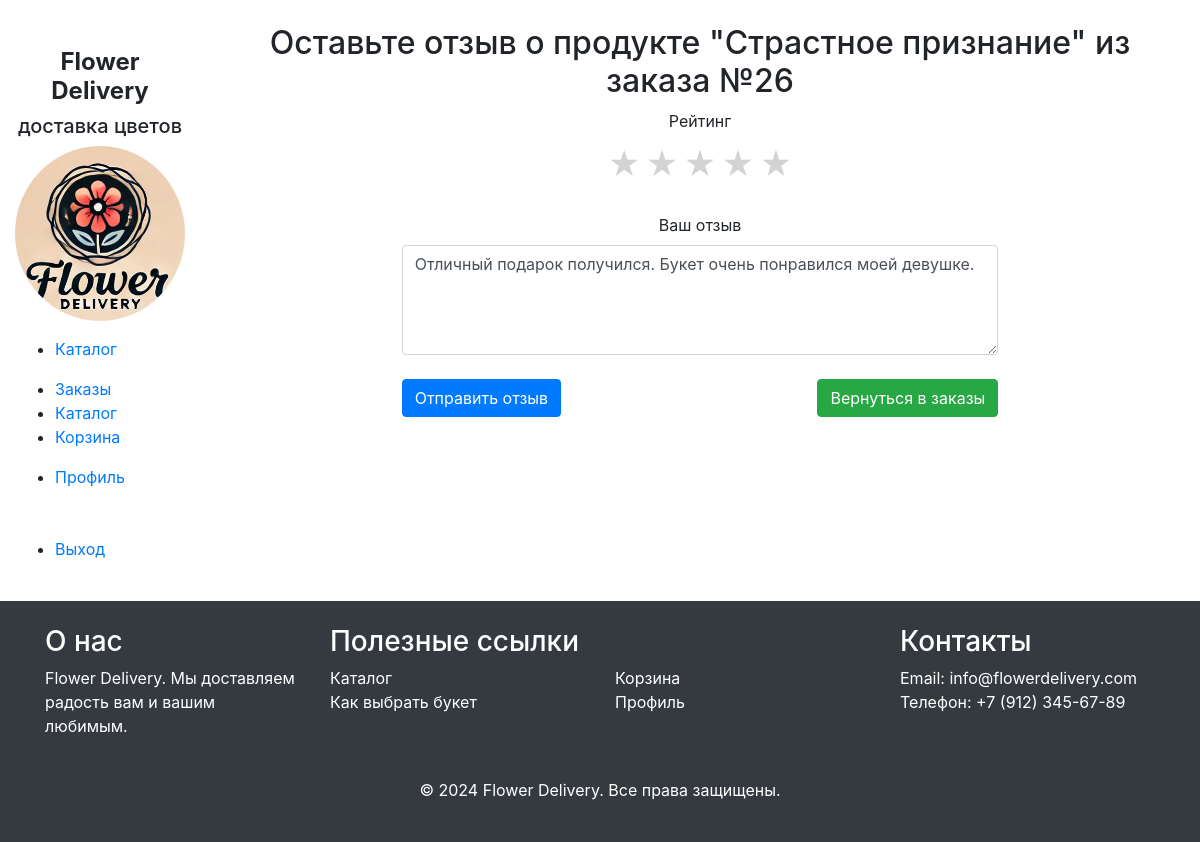
The app's page /reviews/leave_review/26/1/ (signed in) with its own data.
### catalog/models.py (models this page shows, shortened)
class Product(models.Model):
    name = models.CharField(max_length=100, verbose_name = 'Название')
    short_description = models.CharField(max_length=250, verbose_name = 'Краткое описание')
    description = models.TextField(verbose_name = 'Полное описание')
    price = models.DecimalField(max_digits=10, decimal_places=2, verbose_name = 'Цена')
    image = models.ImageField(upload_to='products/', verbose_name = 'Изображение')
    available = models.BooleanField(default=True, verbose_name = 'В наличии')
    created = models.DateTimeField(auto_now=True,)
    updated = models.DateTimeField(auto_now=True,)

### orders/models.py (models this page shows, shortened)
class Order(models.Model):
    STATUS_CHOICES = [
        ('new', 'Новый'),
        ('processing', 'В обработке'),
        ('shipped', 'Отправлен'),
        ('delivered', 'Доставлен'),
    ]
    customer = models.ForeignKey(settings.AUTH_USER_MODEL, on_delete=models.CASCADE, verbose_name='Заказчик')
    recipient_name = models.CharField(max_length=100, verbose_name='Получатель')
    products = jsonfield.JSONField(verbose_name='Товары')
    recipient_phone = models.CharField(max_length=25, verbose_name='Телефон получателя')
    delivery_address = models.CharField(max_length=255, verbose_name='Адрес доставки')
    status = models.CharField(max_length=20, choices=STATUS_CHOICES, default='new', verbose_name='Статус')
    order_date = models.DateTimeField(auto_now_add=True, verbose_name='Дата заказа')
    total_cost = models.DecimalField(max_digits=10, decimal_places=2)
    class Meta:
        verbose_name = 'Заказ'
        verbose_name_plural = 'Заказы'

### reviews/models.py (models this page shows, shortened)
class Review(models.Model):
    product = models.ForeignKey(Product, related_name='reviews', on_delete=models.CASCADE)
    user = models.ForeignKey(CustomUser, on_delete=models.CASCADE)  # Используем вашу кастомную модель пользователя
    rating = models.IntegerField(choices=[(i, i) for i in range(1, 6)])
    comment = models.TextField()
    created_at = models.DateTimeField(auto_now_add=True)
    class Meta:
        unique_together = ('product', 'user')

### reviews/views.py (the view)
# urls.py: path('leave_review/<int:order_id>/<int:product_id>/', views.leave_review, name='leave_review'),
@login_required
def leave_review(request, order_id, product_id):
    order = get_object_or_404(Order, id=order_id)
    product = get_object_or_404(Product, id=product_id)
    existing_review = Review.objects.filter(product=product, user=request.user).first()
    if request.method == "POST":
        if existing_review:
            form = ReviewForm(request.POST, instance=existing_review)  # Обновляем существующий отзыв
        else:
            form = ReviewForm(request.POST)
        if form.is_valid():
            review = form.save(commit=False)
            review.product = product
            review.user = request.user
            review.save()
            messages.success(request, "Ваш отзыв успешно добавлен!")
            return redirect('orders:user_orders')  # Замените 'success_url' на нужный вам URL
    else:
        form = ReviewForm(instance=existing_review) if existing_review else ReviewForm()
    context = {
        'order': order,
        'product': product,
        'form': form,
    }
    return render(request, 'reviews/leave_review.html', context)

### reviews/forms.py
class ReviewForm(forms.ModelForm):
    class Meta:
        model = Review
        fields = ['rating', 'comment']
        widgets = {
            'rating': forms.HiddenInput(),  # Мы используем скрытое поле для рейтинга, т.к. управление идет через JavaScript
            'comment': forms.Textarea(attrs={'rows': 4}),
        }
        labels = {
            'rating': 'Рейтинг',
            'comment': 'Ваш отзыв',
        }

### reviews/templatetags/custom_filters.py (called while the page is built)
@register.filter(name='add_class')
def add_class(field, css_class):
    return field.as_widget(attrs={"class": css_class})

### reviews/templates/reviews/leave_review.html (shortened to what this page needs)
{% extends 'reviews/review_layout.html' %}
{% load custom_filters %}
{% block content %}
<div class="container mt-4">
    <h2 class="text-center">Оставьте отзыв о продукте "{{ product.name }}" из заказа №{{ order.id }}</h2>
    <form method="post">
        <div class="form-group col-md-8 mx-auto">
            <div class="text-center mb-4">
                <label for="id_rating">{{ form.rating.label }}</label>
                <div class="star-rating">
                    <span class="star" data-value="1">&#9733;</span>
                    <span class="star" data-value="2">&#9733;</span>
                    <span class="star" data-value="3">&#9733;</span>
                    <span class="star" data-value="4">&#9733;</span>
                    <span class="star" data-value="5">&#9733;</span>
                </div>
            </div>
            <div class="form-group text-center mb-4">
                <label for="id_comment" class="form-label">{{ form.comment.label }}</label>
                {{ form.comment|add_class:"form-control" }}
            </div>
            <div class="d-flex justify-content-between align-items-center">
                <button type="submit" class="btn btn-primary">Отправить отзыв</button>
                <a href="{% url 'orders:user_orders' %}" class="btn btn-success">Вернуться в заказы</a>
            </div>
        </div>
    </form>
</div>
{% endblock %}

### static/css/style.css (style rules this page uses)
body { font-family: Arial, sans-serif; line-height: 1.6; margin: 0; padding: 0; }

### reviews/templates/reviews/leave_review.html (style rules this page uses)
.star { font-size: 2em; cursor: pointer; color: lightgray; }

### records on screen
Product: name "Страстное признание"
Order: id "26"
Review: comment "Отличный подарок получился. Букет очень понравился моей девушке."
